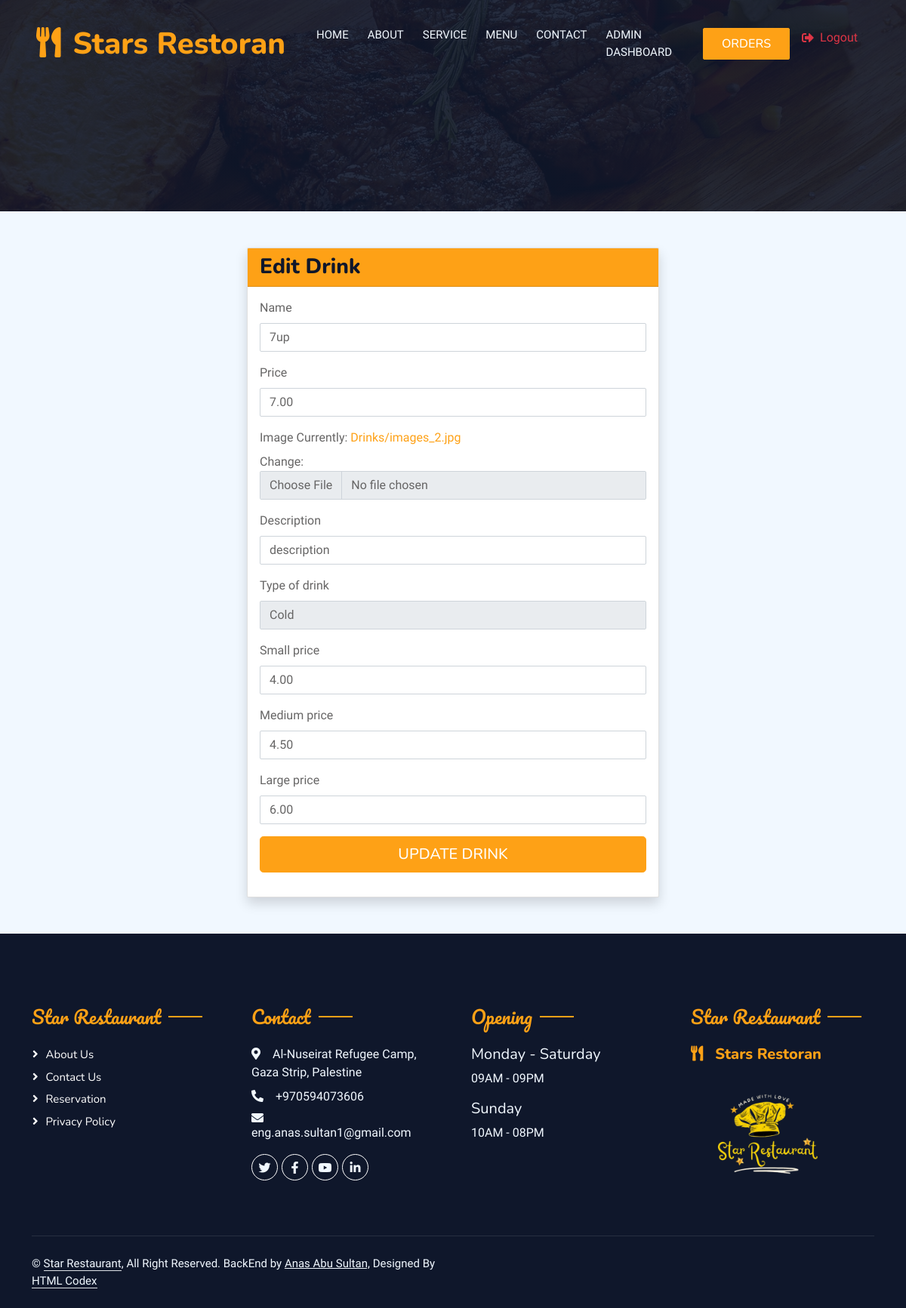
/edit-drink/10/ (signed in), run on an earlier commit of the app's database.
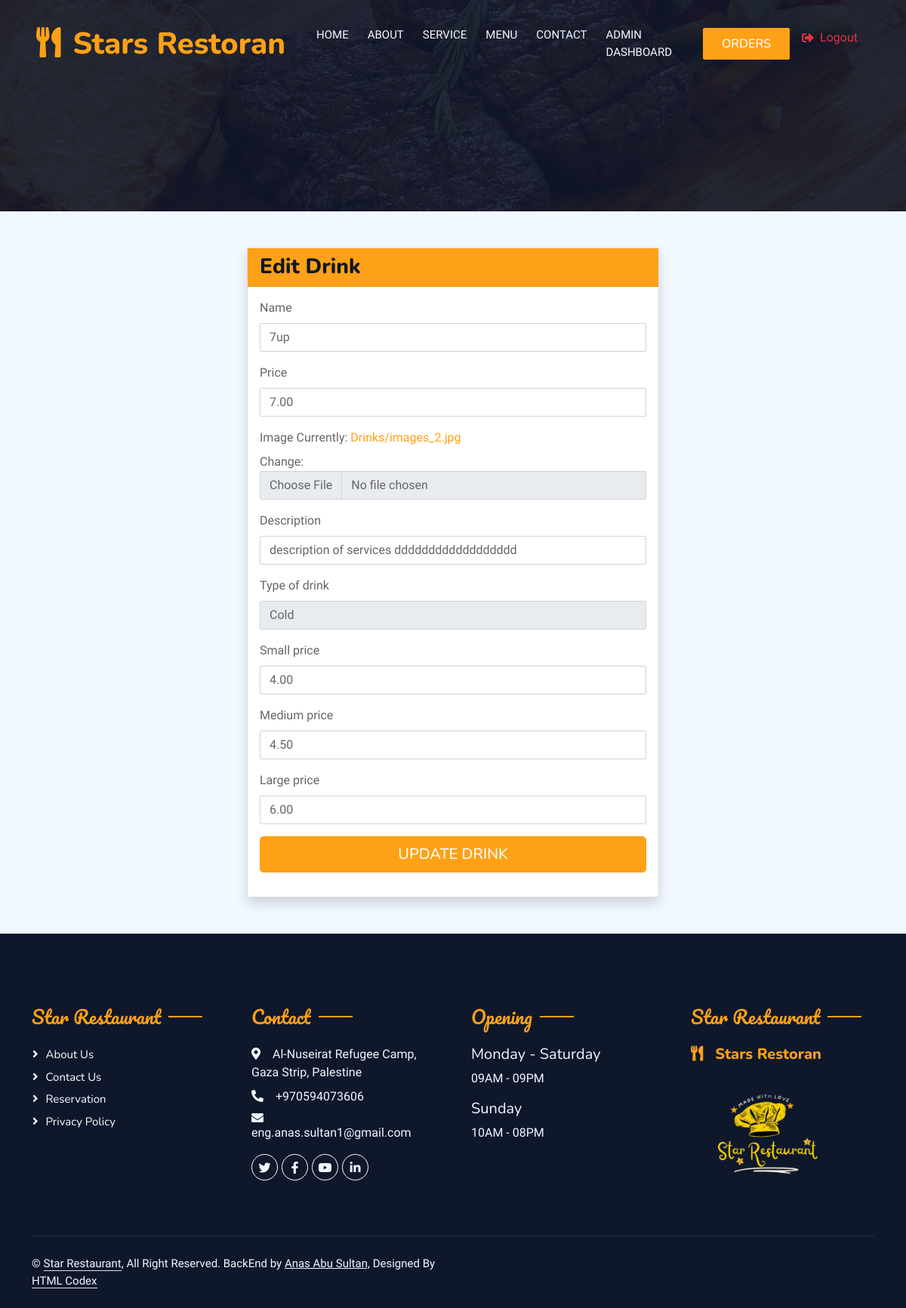
And on a later commit of the database.
### restaurant_app/models.py (models this page shows, shortened)
class Food(models.Model):
    name = models.CharField(max_length=255,blank=False,default='food')
    price = models.DecimalField(max_digits=6, decimal_places=2,default=0.0)
    image = models.ImageField(upload_to=upload_to_dynamic,default='defa/defa.png')
    description = models.CharField(max_length=255,blank=False,default='description')
    class Meta:
        abstract = True

class SizePriceMixin(models.Model):
    class Size(models.TextChoices):
        SMALL = 'SM', 'Small'
        MEDIUM = 'ME', 'Medium'
        LARGE = 'LA', 'Large'
    size = models.CharField(max_length=2, choices=Size.choices, default=Size.SMALL)
    small_price = models.DecimalField(max_digits=6, decimal_places=2, default=0.0)
    medium_price = models.DecimalField(max_digits=6, decimal_places=2, default=0.0)
    large_price = models.DecimalField(max_digits=6, decimal_places=2, default=0.0)
    class Meta:
        abstract = True

class Drinks(Food, SizePriceMixin):
    class TypeOfDrinks(models.TextChoices):
        HOT = 'HO', 'Hot'
        COLD = 'CO', 'Cold'
    type_of_drink = models.CharField(max_length=2, choices=TypeOfDrinks.choices, default=TypeOfDrinks.COLD)

### restaurant_app/views.py (the view)
# urls.py: path('edit-drink/<int:drink_id>/', views.edit_drink, name='edit_drink'),
@staff_member_required
def edit_drink(request, drink_id):
    restaurant_details = Rest_detail.objects.first()
    drink = get_object_or_404(Drinks, id=drink_id)
    if request.method == 'POST':
        form = DrinkForm(request.POST, request.FILES, instance=drink)
        if form.is_valid():
            form.save()
            messages.success(request, "Drink updated successfully!")
            return redirect('restaurant_app:dashboard')
        else:
            messages.error(request, "There was an error updating the drink.")
    else:
        form = DrinkForm(instance=drink)
    return render(request, 'restaurant/edit_food.html', {'form': form, 'food_type': 'Drink','rest_detail':restaurant_details,})

### restaurant_app/forms.py
class DrinkForm(forms.ModelForm):
    class Meta:
        model = Drinks
        fields = ['name', 'price', 'image', 'description', 'type_of_drink', 'small_price', 'medium_price', 'large_price']

### restaurant_app/templates/restaurant/edit_food.html (shortened to what this page needs)
{% extends 'admin_templates/base_admin.html' %}
{% load widget_tweaks %}
{% block content %}
<div class="container mt-5">
    <div class="row justify-content-center">
        <div class="col-md-8 col-lg-6">
            <div class="card shadow">
                <div class="card-header bg-primary text-white">
                    <h3 class="card-title mb-0">Edit {{ food_type }}</h3>
                </div>
                <div class="card-body">
                    <form method="post" enctype="multipart/form-data">
                        {% for field in form %}
                            <div class="mb-3">
                                <label for="{{ field.id_for_label }}" class="form-label">{{ field.label }}</label>
                                {{ field|add_class:"form-control" }}
                            </div>
                        {% endfor %}
                        <div class="d-grid">
                            <button type="submit" class="btn btn-primary btn-lg">Update {{ food_type }}</button>
                        </div>
                    </form>
                </div>
            </div>
        </div>
    </div>
</div>
{% endblock %}

What changed in the data, as far as the page shows it:
changed Drinks "7up": description "description" → "description of services dddddddddddddddddd"
